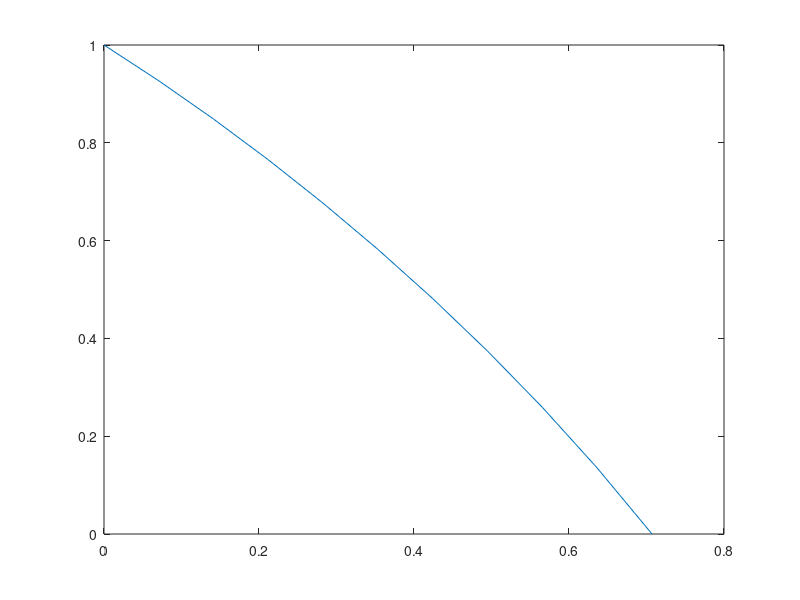

MATLAB code to generate this figure:
 x = 0 : .1 : 1;
 y = 1./(1 + x.^2);
 plot(x, y)
 
 x = 0 : .1*(1/sqrt(2)) : 1/sqrt(2);
 y = sqrt(1 - x.^2) - x;
 plot(x, y)
 